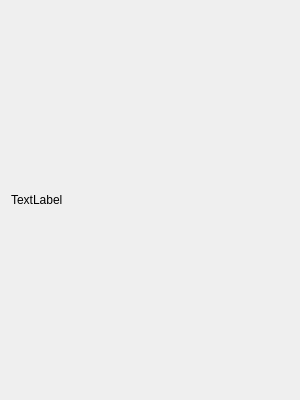
<?xml version="1.0" encoding="UTF-8"?>
<ui version="4.0">
 <class>CatWindow</class>
 <widget class="QWidget" name="CatWindow">
  <property name="geometry">
   <rect>
    <x>0</x>
    <y>0</y>
    <width>300</width>
    <height>400</height>
   </rect>
  </property>
  <property name="windowTitle">
   <string>CatWindow</string>
  </property>
  <layout class="QGridLayout" name="gridLayout">
   <item row="0" column="0">
    <widget class="QLabel" name="label">
     <property name="text">
      <string>TextLabel</string>
     </property>
    </widget>
   </item>
  </layout>
 </widget>
 <resources/>
 <connections/>
</ui>
